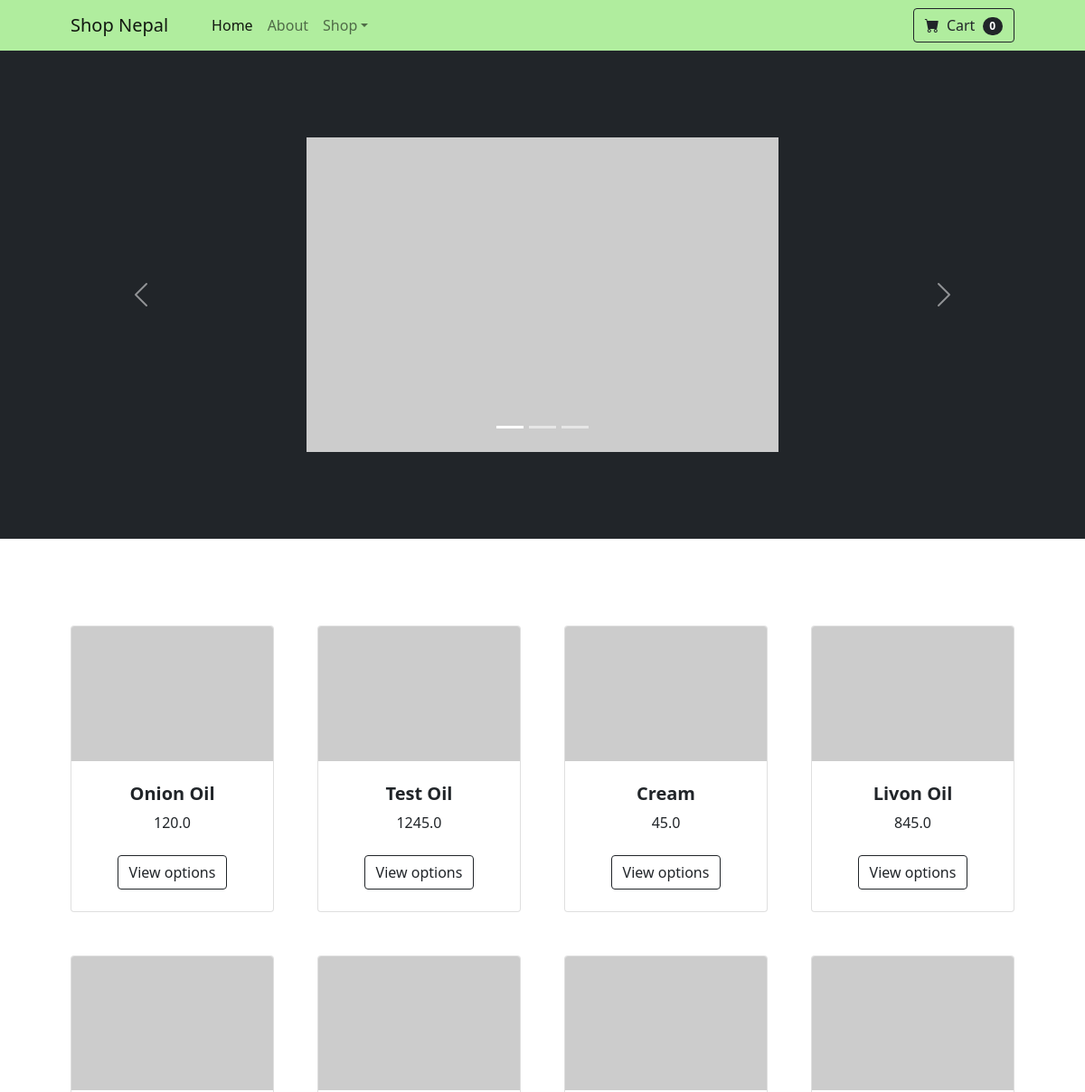
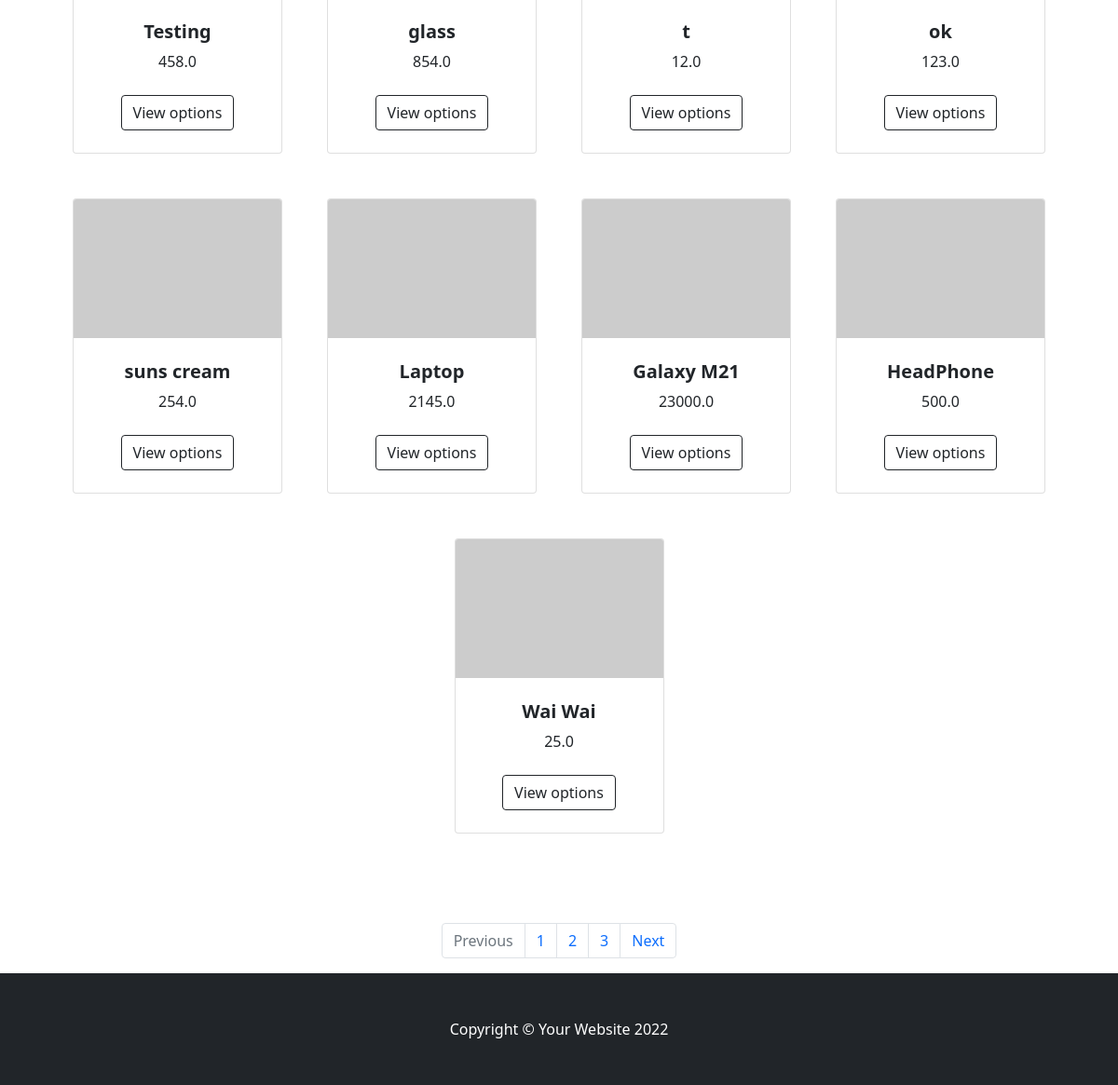
/home/, run on the app's committed database (2 pictures, top to bottom).
### mysite/models.py (models this page shows)
class Product(models.Model):
    product_id= models.AutoField(primary_key=True)
    title = models.CharField(max_length=255)
    price= models.FloatField()
    c_id= models.ForeignKey(Category, on_delete=models.CASCADE)

### mysite/views.py (the view)
# urls.py: 2. Add a URL to urlpatterns:  path('', views.home, name='home')
def home(request):
    data_manager= DataManager()
    categories= data_manager.get_all_category()
    products= data_manager.get_all_products()
    cat_list=[]
    prod_list=[]
    for category in categories:
        cat_list.append(category.category)
    for product in products:
        prod_list.append(product)
    context= {"categories":cat_list, "products":prod_list}
    print(context)
    return render(request, "index.html", context)

### mysite/DatabaseManager.py (called while the page is built)
    def get_all_category(self):
        return Category.objects.all()

    def get_all_products(self):
        return Product.objects.all()

### mysite/Templates/index.html
{% extends 'base.html' %}
{% block body-content %}
{% include 'widgets/navigation.html' %}
{% include 'widgets/carousel.html' %}
<section class="py-5">
    <div class="container px-4 px-lg-5 mt-5">
        <div class="row gx-4 gx-lg-5 row-cols-2 row-cols-md-3 row-cols-xl-4 justify-content-center">
            {% for product in products %}
            <div class="col mb-5">
                <div class="card h-100">
                    <img class="card-img-top" src="https://dummyimage.com/450x300/dee2e6/6c757d.jpg" alt="..." />
                    <div class="card-body p-4">
                        <div class="text-center">
                            <h5 class="fw-bolder">{{product.title}}</h5>
                            {{product.price}}
                        </div>
                    </div>
                    <div class="card-footer p-4 pt-0 border-top-0 bg-transparent">
                        <div class="text-center"><a class="btn btn-outline-dark mt-auto" href="/product/{{product.title}}/{{product.product_id}}">View options</a></div>
                    </div>
                </div>
            </div>
            {% endfor %}
        </div>
    </div>
</section>
<nav aria-label="Page navigation example">
    <ul class="pagination justify-content-center">
      <li class="page-item disabled">
        <a class="page-link">Previous</a>
      </li>
      <li class="page-item"><a class="page-link" href="#">1</a></li>
      <li class="page-item"><a class="page-link" href="#">2</a></li>
      <li class="page-item"><a class="page-link" href="#">3</a></li>
      <li class="page-item">
        <a class="page-link" href="#">Next</a>
      </li>
    </ul>
  </nav>
{% endblock %}

### Templates/base.html (shortened to what this page needs)
{% load static %}
<!DOCTYPE html>
<html lang="en">
    <head>
        <link href="https://cdn.jsdelivr.net/npm/bootstrap-icons@1.5.0/font/bootstrap-icons.css" rel="stylesheet" />
        <link href="{% static 'home_page/css/styles.css' %}" rel="stylesheet" />
    </head>
    <body>
        {% block body-content %}
        {% endblock %}
        <footer class="py-5 bg-dark">
            <div class="container"><p class="m-0 text-center text-white">Copyright &copy; Your Website 2022</p></div>
        </footer>
    </body>
</html>

### Templates/widgets/Navigation.html (shortened to what this page needs)
<nav class="navbar navbar-expand-lg navbar-light bg-light">
    <div class="container px-4 px-lg-5">
        <a class="navbar-brand" href="/home">Shop Nepal</a>
        <div class="collapse navbar-collapse" id="navbarSupportedContent">
            <ul class="navbar-nav me-auto mb-2 mb-lg-0 ms-lg-4">
                <li class="nav-item"><a class="nav-link active" aria-current="page" href="#!">Home</a></li>
                <li class="nav-item"><a class="nav-link" href="#!">About</a></li>
                <li class="nav-item dropdown">
                    <a class="nav-link dropdown-toggle" id="navbarDropdown" href="#" role="button" data-bs-toggle="dropdown" aria-expanded="false">Shop</a>
                </li>
            </ul>
            <form class="d-flex">
                <button class="btn btn-outline-dark" type="submit">
                    <i class="bi-cart-fill me-1"></i>
                    Cart
                    <span class="badge bg-dark text-white ms-1 rounded-pill">0</span>
                </button>
            </form>
        </div>
    </div>
</nav>

### Templates/widgets/carousel.html (shortened to what this page needs)
<header class="bg-dark py-5">
    <div class="container px-4 px-lg-5 my-5">
        <div class="text-center text-white">
            <div id="carouselExampleIndicators" class="carousel slide" data-bs-ride="true">
                <div class="carousel-indicators">
                  <button type="button" data-bs-target="#carouselExampleIndicators" data-bs-slide-to="0" class="active" aria-current="true" aria-label="Slide 1"></button>
                  <button type="button" data-bs-target="#carouselExampleIndicators" data-bs-slide-to="1" aria-label="Slide 2"></button>
                  <button type="button" data-bs-target="#carouselExampleIndicators" data-bs-slide-to="2" aria-label="Slide 3"></button>
                </div>
                <center>
                <div class="carousel-inner">
                  <div class="carousel-item active">
                    <img src="https://dummyimage.com/450x300/dee2e6/6c757d.jpg" class="d-block w-50" alt="...">
                  </div>
                </div>
                </center>
                <button class="carousel-control-prev" type="button" data-bs-target="#carouselExampleIndicators" data-bs-slide="prev">
                  <span class="carousel-control-prev-icon" aria-hidden="true"></span>
                </button>
                <button class="carousel-control-next" type="button" data-bs-target="#carouselExampleIndicators" data-bs-slide="next">
                  <span class="carousel-control-next-icon" aria-hidden="true"></span>
                </button>
            </div>
        </div>
    </div>
</header>

### data on the page
Product: title "Onion Oil", price "120.0"
Product: title "Test Oil", price "1245.0"
Product: title "Cream", price "45.0"
Product: title "Livon Oil", price "845.0"
Product: title "Testing", price "458.0"
Product: title "glass", price "854.0"
Product: title "t", price "12.0"
Product: title "ok", price "123.0"
Product: title "suns cream", price "254.0"
Product: title "Laptop", price "2145.0"
Product: title "Galaxy M21", price "23000.0"
Product: title "HeadPhone", price "500.0"
Product: title "Wai Wai", price "25.0"
